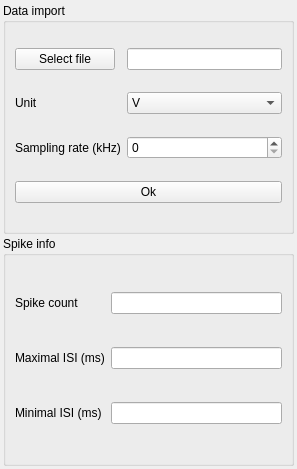
<?xml version="1.0" encoding="UTF-8"?>
<ui version="4.0">
 <class>import_datas_widget</class>
 <widget class="QWidget" name="import_datas_widget">
  <property name="geometry">
   <rect>
    <x>0</x>
    <y>0</y>
    <width>297</width>
    <height>469</height>
   </rect>
  </property>
  <property name="acceptDrops">
   <bool>true</bool>
  </property>
  <property name="windowTitle">
   <string>Form</string>
  </property>
  <layout class="QVBoxLayout" name="verticalLayout_physiological_datas_widget" stretch="0,0">
   <property name="spacing">
    <number>2</number>
   </property>
   <property name="leftMargin">
    <number>3</number>
   </property>
   <property name="topMargin">
    <number>3</number>
   </property>
   <property name="rightMargin">
    <number>3</number>
   </property>
   <property name="bottomMargin">
    <number>3</number>
   </property>
   <item>
    <widget class="QGroupBox" name="groupBox_import_abf_file">
     <property name="sizePolicy">
      <sizepolicy hsizetype="Preferred" vsizetype="Preferred">
       <horstretch>0</horstretch>
       <verstretch>0</verstretch>
      </sizepolicy>
     </property>
     <property name="maximumSize">
      <size>
       <width>16777215</width>
       <height>16777215</height>
      </size>
     </property>
     <property name="title">
      <string>Data import</string>
     </property>
     <layout class="QGridLayout" name="gridLayout_2">
      <item row="0" column="1">
       <widget class="QLineEdit" name="lineEdit_import_file">
        <property name="readOnly">
         <bool>true</bool>
        </property>
       </widget>
      </item>
      <item row="0" column="0">
       <widget class="QPushButton" name="pushButton_import_file">
        <property name="sizePolicy">
         <sizepolicy hsizetype="Fixed" vsizetype="Fixed">
          <horstretch>0</horstretch>
          <verstretch>0</verstretch>
         </sizepolicy>
        </property>
        <property name="maximumSize">
         <size>
          <width>100</width>
          <height>16777215</height>
         </size>
        </property>
        <property name="text">
         <string>Select file</string>
        </property>
       </widget>
      </item>
      <item row="2" column="1">
       <widget class="QSpinBox" name="spinBox_sample_rate">
        <property name="maximum">
         <number>1000000000</number>
        </property>
       </widget>
      </item>
      <item row="1" column="0">
       <widget class="QLabel" name="label_unit_voltage">
        <property name="text">
         <string>Unit</string>
        </property>
       </widget>
      </item>
      <item row="2" column="0">
       <widget class="QLabel" name="label_sampling_rate">
        <property name="sizePolicy">
         <sizepolicy hsizetype="Preferred" vsizetype="Preferred">
          <horstretch>0</horstretch>
          <verstretch>0</verstretch>
         </sizepolicy>
        </property>
        <property name="text">
         <string>Sampling rate (kHz)</string>
        </property>
       </widget>
      </item>
      <item row="1" column="1">
       <widget class="QComboBox" name="comboBox_unit_voltage">
        <item>
         <property name="text">
          <string>V</string>
         </property>
        </item>
        <item>
         <property name="text">
          <string>mV</string>
         </property>
        </item>
       </widget>
      </item>
      <item row="3" column="0" colspan="2">
       <widget class="QPushButton" name="pushButton_other_file_run">
        <property name="text">
         <string>Ok</string>
        </property>
       </widget>
      </item>
     </layout>
    </widget>
   </item>
   <item>
    <widget class="QGroupBox" name="groupBox_except_abf">
     <property name="sizePolicy">
      <sizepolicy hsizetype="Preferred" vsizetype="Preferred">
       <horstretch>0</horstretch>
       <verstretch>0</verstretch>
      </sizepolicy>
     </property>
     <property name="title">
      <string>Spike info</string>
     </property>
     <layout class="QGridLayout" name="gridLayout">
      <item row="4" column="0">
       <widget class="QLabel" name="label_spike_count">
        <property name="text">
         <string>Spike count</string>
        </property>
       </widget>
      </item>
      <item row="4" column="1">
       <widget class="QLineEdit" name="lineEdit_spik_count">
        <property name="styleSheet">
         <string notr="true"/>
        </property>
        <property name="readOnly">
         <bool>true</bool>
        </property>
       </widget>
      </item>
      <item row="5" column="0">
       <widget class="QLabel" name="label_maximal_ISI">
        <property name="text">
         <string>Maximal ISI (ms)</string>
        </property>
       </widget>
      </item>
      <item row="5" column="1">
       <widget class="QLineEdit" name="lineEdit_maximal_ISI">
        <property name="readOnly">
         <bool>true</bool>
        </property>
       </widget>
      </item>
      <item row="6" column="0">
       <widget class="QLabel" name="label_minimal_ISI">
        <property name="text">
         <string>Minimal ISI (ms)</string>
        </property>
       </widget>
      </item>
      <item row="6" column="1">
       <widget class="QLineEdit" name="lineEdit_minimal_ISI">
        <property name="readOnly">
         <bool>true</bool>
        </property>
       </widget>
      </item>
     </layout>
    </widget>
   </item>
  </layout>
 </widget>
 <resources/>
 <connections/>
</ui>
